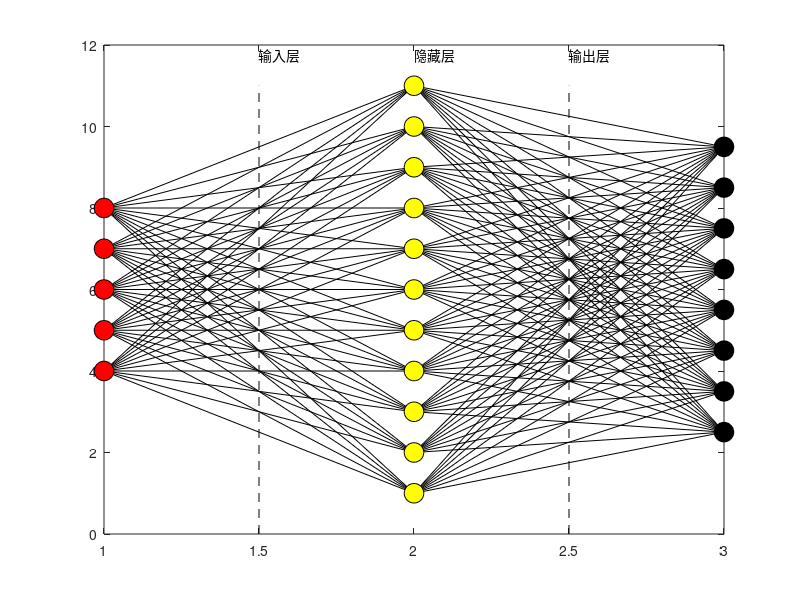

Write MATLAB code to recreate this figure.
figure;
x1 = ones(1,5);
x2 = 2*ones(1,11);
x3 = 3*ones(1,8);
y1 = 4:8;
y2 = 1:11;
y3 = 2.5:9.5;
for i = 1:5
    for j = 1:11
        plot([x1(i),x2(j)], [y1(i),y2(j)],'k');
        hold on
    end
end
for i = 1:11
    for j = 1:8
        plot([x2(i), x3(j)], [y2(i), y3(j)], 'k');
    end
end
scatter(x1, y1, 200, 'k', 'MarkerFaceColor', 'r');
scatter(x2, y2, 200, 'k', 'MarkerFaceColor', 'y');
scatter(x3, y3, 200, 'k', 'MarkerFaceColor', 'k');
plot([1.5, 1.5], [0, 11], 'k--');
plot([2.5, 2.5], [0, 11], 'k--');
hold off
% axis off
text(1.5,11.75,'输入层');
text(2,11.75,'隐藏层');
text(2.5,11.75,'输出层');
